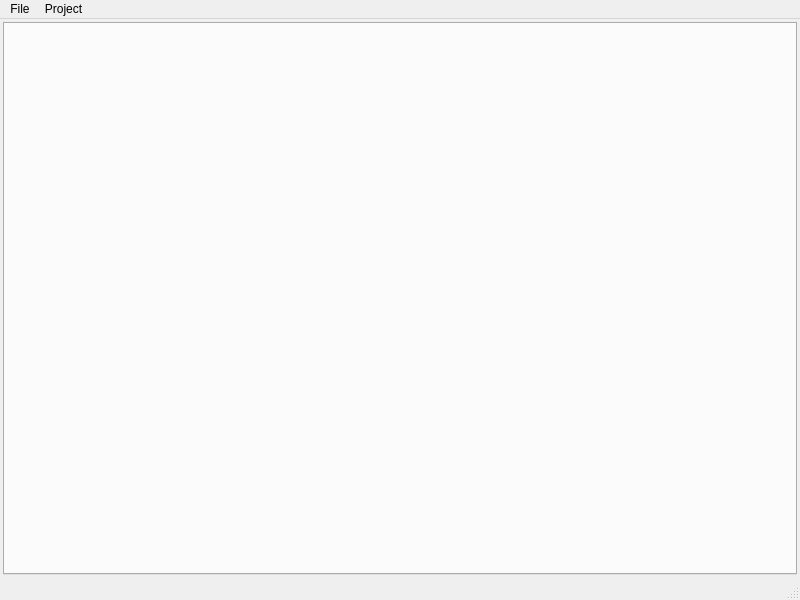
<?xml version="1.0" encoding="UTF-8"?>
<ui version="4.0">
 <class>MainWindow</class>
 <widget class="QMainWindow" name="MainWindow">
  <property name="geometry">
   <rect>
    <x>0</x>
    <y>0</y>
    <width>800</width>
    <height>600</height>
   </rect>
  </property>
  <property name="windowTitle">
   <string>MainWindow</string>
  </property>
  <widget class="QWidget" name="centralwidget">
   <layout class="QGridLayout" name="gridLayout">
    <property name="leftMargin">
     <number>3</number>
    </property>
    <property name="topMargin">
     <number>3</number>
    </property>
    <property name="rightMargin">
     <number>3</number>
    </property>
    <property name="bottomMargin">
     <number>3</number>
    </property>
    <property name="spacing">
     <number>3</number>
    </property>
    <item row="0" column="0">
     <widget class="QTabWidget" name="tabWidget"/>
    </item>
   </layout>
  </widget>
  <widget class="QMenuBar" name="menubar">
   <property name="geometry">
    <rect>
     <x>0</x>
     <y>0</y>
     <width>800</width>
     <height>26</height>
    </rect>
   </property>
   <widget class="QMenu" name="menuFile">
    <property name="title">
     <string>File</string>
    </property>
    <addaction name="actionOpen_Project"/>
    <addaction name="actionClose_project"/>
    <addaction name="separator"/>
    <addaction name="actionExit"/>
   </widget>
   <widget class="QMenu" name="menuProject">
    <property name="title">
     <string>Project</string>
    </property>
    <addaction name="actionRebuild_dependency_tree"/>
   </widget>
   <addaction name="menuFile"/>
   <addaction name="menuProject"/>
  </widget>
  <widget class="QStatusBar" name="statusbar"/>
  <action name="actionOpen_Project">
   <property name="text">
    <string>Open project ...</string>
   </property>
  </action>
  <action name="actionClose_project">
   <property name="text">
    <string>Close project</string>
   </property>
  </action>
  <action name="actionExit">
   <property name="text">
    <string>Exit</string>
   </property>
  </action>
  <action name="actionRebuild_dependency_tree">
   <property name="text">
    <string>Rebuild dependency tree</string>
   </property>
  </action>
 </widget>
 <resources/>
 <connections/>
</ui>
